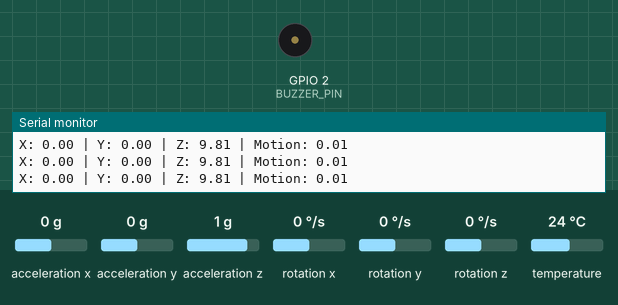
Simulated run of this sketch. Board: ESP32-C3. Parts: buzzer (waves = sounding, pin HIGH), the last lines printed to the serial monitor. The test bench sets the inputs (shaded band); at power-on: acceleration x 0 g, acceleration y 0 g, acceleration z 1 g, rotation x 0 °/s, rotation y 0 °/s, rotation z 0 °/s, temperature 24 °C.

Above: at 2.2 s.
2.3 s: acceleration x set to -0.7 g
3.8 s: acceleration x set to -1 g
At 4.52 s:
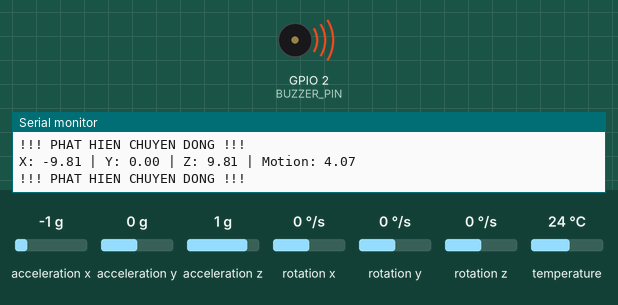
6.8 s: acceleration x set to -0.8 g
At 8.0 s:
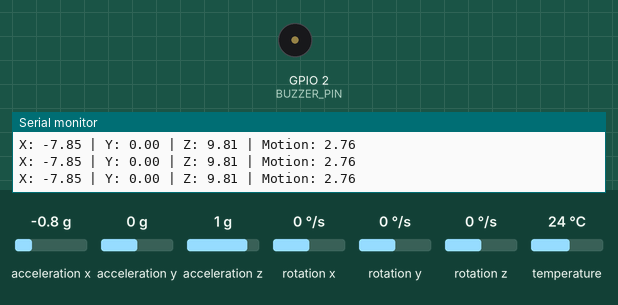
8.3 s: acceleration x set to -1.4 g
At 8.78 s:
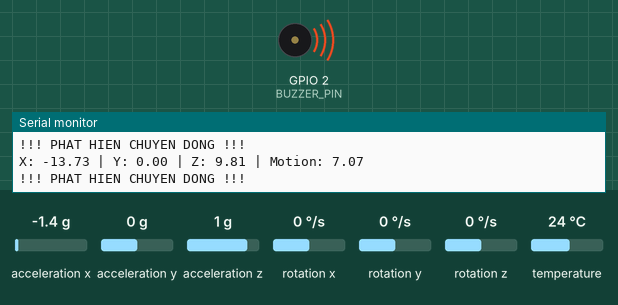
Timing chart, 0 to 12.3 s (numbered marks = the images above; inputs shaded):
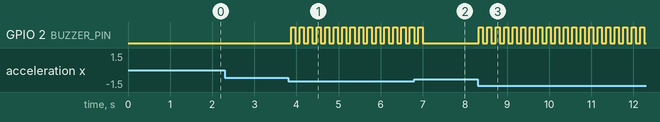

The sketch:

giatoc.ino
```cpp
/*
  ESP32-C3 Super Mini + MPU6050 + Buzzer

  Chức năng:
  - Đọc gia tốc X, Y, Z từ MPU6050
  - In dữ liệu ra Serial Monitor
  - Nếu vượt ngưỡng -> buzzer GPIO2 kêu "tít tít"

  Kết nối MPU6050:
  VCC -> 3V3
  GND -> GND
  SDA -> GPIO8
  SCL -> GPIO9

  Buzzer:
  (+) -> GPIO2
  (-) -> GND
*/

#include <Wire.h>
#include <Adafruit_MPU6050.h>
#include <Adafruit_Sensor.h>

Adafruit_MPU6050 mpu;

#define BUZZER_PIN 2

// Ngưỡng gia tốc (m/s^2)
// Có thể chỉnh tăng/giảm tùy nhu cầu
float threshold = 15.0;

void beep()
{
  digitalWrite(BUZZER_PIN, HIGH);
  delay(100);

  digitalWrite(BUZZER_PIN, LOW);
  delay(100);

  digitalWrite(BUZZER_PIN, HIGH);
  delay(100);

  digitalWrite(BUZZER_PIN, LOW);
}

void setup()
{
  Serial.begin(115200);

  pinMode(BUZZER_PIN, OUTPUT);
  digitalWrite(BUZZER_PIN, LOW);

  Wire.begin(8, 9); // SDA, SCL cho ESP32-C3 Super Mini

  Serial.println("Khoi dong MPU6050...");

  if (!mpu.begin())
  {
    Serial.println("Khong tim thay MPU6050!");

    while (1)
    {
      digitalWrite(BUZZER_PIN, HIGH);
      delay(200);
      digitalWrite(BUZZER_PIN, LOW);
      delay(200);
    }
  }

  Serial.println("MPU6050 da ket noi!");

  mpu.setAccelerometerRange(MPU6050_RANGE_8_G);
  mpu.setGyroRange(MPU6050_RANGE_500_DEG);
  mpu.setFilterBandwidth(MPU6050_BAND_21_HZ);

  delay(1000);
}

void loop()
{
  sensors_event_t a, g, temp;

  mpu.getEvent(&a, &g, &temp);

  float x = a.acceleration.x;
  float y = a.acceleration.y;
  float z = a.acceleration.z;

  // Tổng lực gia tốc
  float totalAccel = sqrt(x * x + y * y + z * z);

  // Loại bỏ trọng lực gần đúng
  float motion = abs(totalAccel - 9.8);

  Serial.print("X: ");
  Serial.print(x);

  Serial.print(" | Y: ");
  Serial.print(y);

  Serial.print(" | Z: ");
  Serial.print(z);

  Serial.print(" | Motion: ");
  Serial.println(motion);

  // Chỉ kêu khi rung mạnh
  if (motion > 3.0)
  {
    Serial.println("!!! PHAT HIEN CHUYEN DONG !!!");

    beep();
  }

  delay(100);
}
```

Measured:
- the behaviour switches between -0.8 and -0.9 g on acceleration x (found by bisection; images 0 and 1)
- after the input at 3.8 s, GPIO 2 (BUZZER_PIN): alternates HIGH for 0.10 s and LOW for 0.10 s, starting after 0.07 s
- after the input at 6.8 s, GPIO 2 (BUZZER_PIN): goes on until 7.0 s, then stays LOW
- after the input at 8.3 s, GPIO 2 (BUZZER_PIN): alternates HIGH for 0.10 s and LOW for 0.10 s, starting at once
